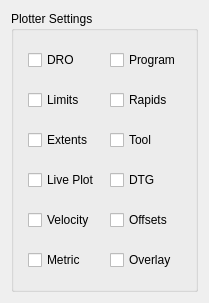
          <widget class="QWidget" name="tab_8">
           <attribute name="title">
            <string>Plotter</string>
           </attribute>
           <layout class="QVBoxLayout" name="verticalLayout_14">
            <item>
             <widget class="QGroupBox" name="groupBox_11">
              <property name="title">
               <string>Plotter Settings</string>
              </property>
              <layout class="QVBoxLayout" name="verticalLayout_15">
               <item>
                <layout class="QGridLayout" name="gridLayout_3">
                 <property name="leftMargin">
                  <number>5</number>
                 </property>
                 <property name="topMargin">
                  <number>5</number>
                 </property>
                 <property name="rightMargin">
                  <number>5</number>
                 </property>
                 <property name="bottomMargin">
                  <number>5</number>
                 </property>
                 <property name="spacing">
                  <number>10</number>
                 </property>
                 <item row="3" column="1">
                  <widget class="QCheckBox" name="view_dtg_cb">
                   <property name="minimumSize">
                    <size>
                     <width>0</width>
                     <height>30</height>
                    </size>
                   </property>
                   <property name="text">
                    <string>DTG</string>
                   </property>
                   <property name="checkable">
                    <bool>true</bool>
                   </property>
                   <property name="checked">
                    <bool>false</bool>
                   </property>
                  </widget>
                 </item>
                 <item row="1" column="0">
                  <widget class="QCheckBox" name="view_limits_cb">
                   <property name="minimumSize">
                    <size>
                     <width>0</width>
                     <height>30</height>
                    </size>
                   </property>
                   <property name="text">
                    <string>Limits</string>
                   </property>
                   <property name="checkable">
                    <bool>true</bool>
                   </property>
                   <property name="checked">
                    <bool>false</bool>
                   </property>
                  </widget>
                 </item>
                 <item row="0" column="1">
                  <widget class="QCheckBox" name="view_program_cb">
                   <property name="minimumSize">
                    <size>
                     <width>0</width>
                     <height>30</height>
                    </size>
                   </property>
                   <property name="text">
                    <string>Program</string>
                   </property>
                   <property name="checkable">
                    <bool>true</bool>
                   </property>
                   <property name="checked">
                    <bool>false</bool>
                   </property>
                  </widget>
                 </item>
                 <item row="3" column="0">
                  <widget class="QCheckBox" name="view_live_plot_cb">
                   <property name="minimumSize">
                    <size>
                     <width>0</width>
                     <height>30</height>
                    </size>
                   </property>
                   <property name="text">
                    <string>Live Plot</string>
                   </property>
                   <property name="checkable">
                    <bool>true</bool>
                   </property>
                   <property name="checked">
                    <bool>false</bool>
                   </property>
                  </widget>
                 </item>
                 <item row="4" column="0">
                  <widget class="QCheckBox" name="view_velocity_cb">
                   <property name="minimumSize">
                    <size>
                     <width>0</width>
                     <height>30</height>
                    </size>
                   </property>
                   <property name="text">
                    <string>Velocity</string>
                   </property>
                   <property name="checkable">
                    <bool>true</bool>
                   </property>
                   <property name="checked">
                    <bool>false</bool>
                   </property>
                  </widget>
                 </item>
                 <item row="4" column="1">
                  <widget class="QCheckBox" name="view_offsets_cb">
                   <property name="minimumSize">
                    <size>
                     <width>0</width>
                     <height>30</height>
                    </size>
                   </property>
                   <property name="text">
                    <string>Offsets</string>
                   </property>
                   <property name="checkable">
                    <bool>true</bool>
                   </property>
                   <property name="checked">
                    <bool>false</bool>
                   </property>
                  </widget>
                 </item>
                 <item row="2" column="1">
                  <widget class="QCheckBox" name="view_tool_cb">
                   <property name="minimumSize">
                    <size>
                     <width>0</width>
                     <height>30</height>
                    </size>
                   </property>
                   <property name="text">
                    <string>Tool</string>
                   </property>
                   <property name="checkable">
                    <bool>true</bool>
                   </property>
                   <property name="checked">
                    <bool>false</bool>
                   </property>
                  </widget>
                 </item>
                 <item row="1" column="1">
                  <widget class="QCheckBox" name="view_rapids_cb">
                   <property name="minimumSize">
                    <size>
                     <width>0</width>
                     <height>30</height>
                    </size>
                   </property>
                   <property name="text">
                    <string>Rapids</string>
                   </property>
                   <property name="checkable">
                    <bool>true</bool>
                   </property>
                   <property name="checked">
                    <bool>false</bool>
                   </property>
                  </widget>
                 </item>
                 <item row="0" column="0">
                  <widget class="QCheckBox" name="view_dro_cb">
                   <property name="minimumSize">
                    <size>
                     <width>0</width>
                     <height>30</height>
                    </size>
                   </property>
                   <property name="text">
                    <string>DRO</string>
                   </property>
                   <property name="checkable">
                    <bool>true</bool>
                   </property>
                  </widget>
                 </item>
                 <item row="2" column="0">
                  <widget class="QCheckBox" name="view_extents_option_cb">
                   <property name="minimumSize">
                    <size>
                     <width>0</width>
                     <height>30</height>
                    </size>
                   </property>
                   <property name="text">
                    <string>Extents</string>
                   </property>
                   <property name="checkable">
                    <bool>true</bool>
                   </property>
                   <property name="checked">
                    <bool>false</bool>
                   </property>
                  </widget>
                 </item>
                 <item row="5" column="0">
                  <widget class="QCheckBox" name="view_metric_units_cb">
                   <property name="minimumSize">
                    <size>
                     <width>0</width>
                     <height>30</height>
                    </size>
                   </property>
                   <property name="text">
                    <string>Metric</string>
                   </property>
                   <property name="checkable">
                    <bool>true</bool>
                   </property>
                   <property name="checked">
                    <bool>false</bool>
                   </property>
                  </widget>
                 </item>
                 <item row="5" column="1">
                  <widget class="QCheckBox" name="view_overlay_cb">
                   <property name="minimumSize">
                    <size>
                     <width>0</width>
                     <height>30</height>
                    </size>
                   </property>
                   <property name="text">
                    <string>Overlay</string>
                   </property>
                   <property name="checkable">
                    <bool>true</bool>
                   </property>
                   <property name="checked">
                    <bool>false</bool>
                   </property>
                  </widget>
                 </item>
                </layout>
               </item>
              </layout>
             </widget>
            </item>
           </layout>
          </widget>
